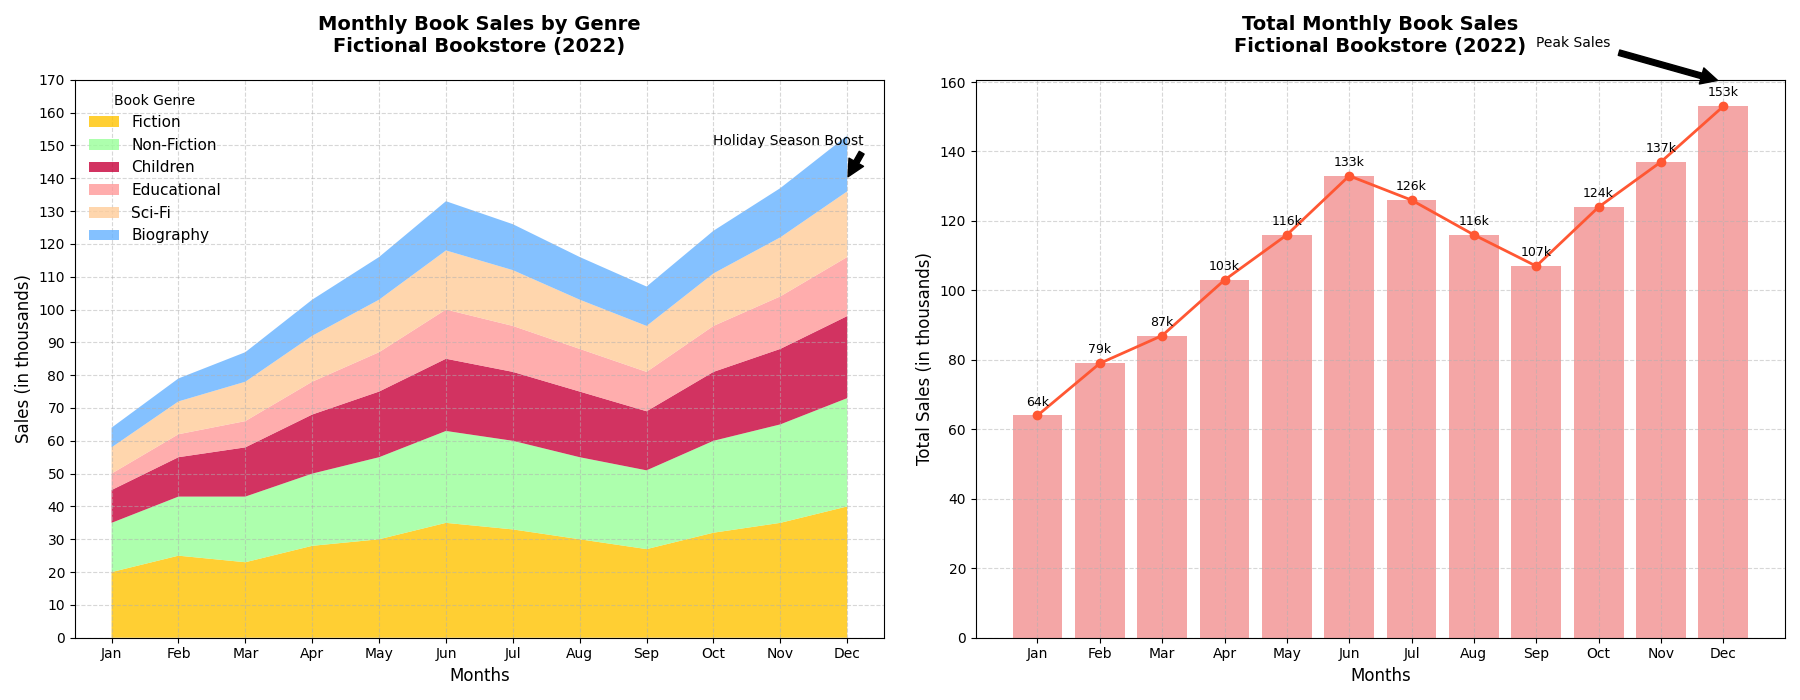

Reproduce this figure in Python.
import matplotlib.pyplot as plt
import numpy as np

# Define data: Monthly sales data for a fictional bookstore (in thousands)
month_names = ["Jan", "Feb", "Mar", "Apr", "May", "Jun", "Jul", "Aug", "Sep", "Oct", "Nov", "Dec"]
fiction_sales = np.array([20, 25, 23, 28, 30, 35, 33, 30, 27, 32, 35, 40])
non_fiction_sales = np.array([15, 18, 20, 22, 25, 28, 27, 25, 24, 28, 30, 33])
children_sales = np.array([10, 12, 15, 18, 20, 22, 21, 20, 18, 21, 23, 25])
educational_sales = np.array([5, 7, 8, 10, 12, 15, 14, 13, 12, 14, 16, 18])
sci_fi_sales = np.array([8, 10, 12, 14, 16, 18, 17, 15, 14, 16, 18, 20])
biography_sales = np.array([6, 7, 9, 11, 13, 15, 14, 13, 12, 13, 15, 17])

# Total monthly sales data
total_sales = (fiction_sales + non_fiction_sales + children_sales +
               educational_sales + sci_fi_sales + biography_sales)

fig, axs = plt.subplots(1, 2, figsize=(18, 7))

# First subplot: Stacked Area Chart with shuffled colors
axs[0].stackplot(month_names, fiction_sales, non_fiction_sales, children_sales, educational_sales, sci_fi_sales, biography_sales,
                 labels=['Fiction', 'Non-Fiction', 'Children', 'Educational', 'Sci-Fi', 'Biography'],
                 colors=['#FFC300', '#99FF99', '#C70039', '#FF9999', '#FFCC99', '#66B2FF'], alpha=0.8)
axs[0].set_title("Monthly Book Sales by Genre\nFictional Bookstore (2022)", fontsize=14, fontweight='bold', pad=20)
axs[0].set_xlabel("Months", fontsize=12)
axs[0].set_ylabel("Sales (in thousands)", fontsize=12)
axs[0].legend(title="Book Genre", loc="upper left", fontsize=11, frameon=False)
axs[0].grid(True, linestyle='--', alpha=0.5)
axs[0].yaxis.set_ticks(np.arange(0, 180, 10))

# Second subplot: Total Monthly Sales Line Chart with Bar
axs[1].bar(month_names, total_sales, color='lightcoral', alpha=0.7)
axs[1].plot(month_names, total_sales, label='Total Sales', color='#FF5733', linewidth=2, marker='o')
axs[1].set_title("Total Monthly Book Sales\nFictional Bookstore (2022)", fontsize=14, fontweight='bold', pad=20)
axs[1].set_xlabel("Months", fontsize=12)
axs[1].set_ylabel("Total Sales (in thousands)", fontsize=12)
axs[1].grid(True, linestyle='--', alpha=0.5)
for index, value in enumerate(total_sales):
    axs[1].text(index, value + 2, f'{value}k', ha='center', va='bottom', fontsize=9)

# Annotations
axs[0].annotate('Holiday Season Boost', xy=('Dec', 140), xytext=('Oct', 150),
                arrowprops=dict(facecolor='black', shrink=0.05), fontsize=10)
axs[1].annotate('Peak Sales', xy=('Dec', 160), xytext=('Sep', 170),
                arrowprops=dict(facecolor='black', shrink=0.05), fontsize=10)

plt.tight_layout()
plt.show()
